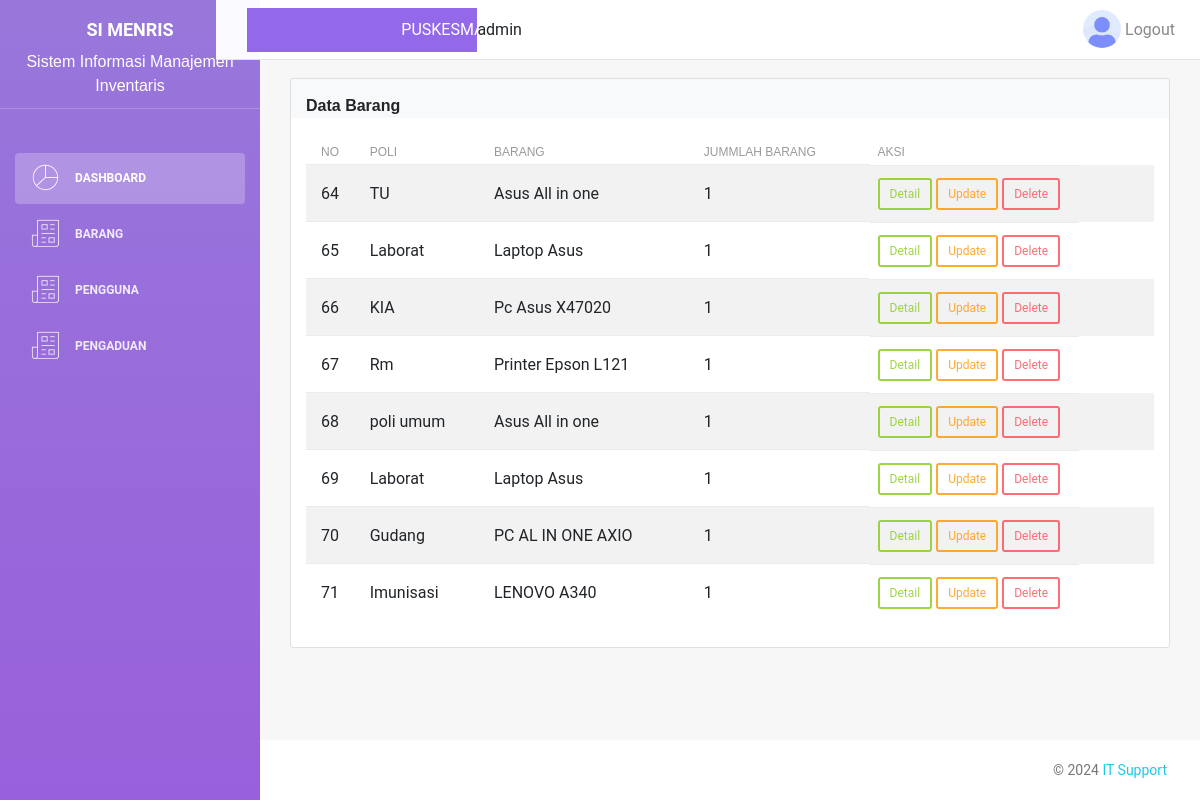
Page /barang/barang.php (signed in) on the committed database.
### tables this page shows
CREATE TABLE `barang` (
  `id_barang` int(30) NOT NULL,
  `id_poli` int(10) NOT NULL,
  `nama_barang` varchar(100) NOT NULL,
  `jumlah_barang` int(10) NOT NULL
);

CREATE TABLE `poli` (
  `id_poli` int(11) NOT NULL,
  `nama_poli` varchar(100) NOT NULL
);

### barang/barang.php (the view)
<?php
include_once __DIR__ . '/../config/config.php';
include_once __DIR__ . '/../layout/top_admin.php';
$result = mysqli_query($conn, "SELECT barang.id_barang, barang.id_poli, poli.nama_poli, barang.nama_barang, barang.jumlah_barang
FROM barang
INNER JOIN poli ON barang.id_poli = poli.id_poli;
");
?>
                <div class="main-panel">
                    <div class="content">
                        <div class="container-fluid">
                            <div class="row">
                                <div class="col-md-12 mt-5">
                                    <div class="card">
                                        <b><div class="card-header bg-light text-black ">
                                        Data Barang
                                            </div> </b>
                                        <div class="card-body">
                                        <table class="table table-hover table-striped " id="table-1">
                                        <thead>
                                            <tr>
                                            <th>No</th>
                                            <th>POli</th>
                                            <th>Barang</th>
                                            <th>Jummlah Barang</th>
                                            <th >Aksi</th>
                                            </tr>
                                        </thead>
                                        <tbody>
                                        <?php
                                        while ($data = mysqli_fetch_array($result)) :
                                        ?>
                                        <tr >
                                        <td><?= $data['id_barang'] ?></td>
                                        <td><?= $data['nama_poli'] ?></td>
                                        <td><?= $data['nama_barang'] ?></td>
                                        <td><?= $data['jumlah_barang'] ?></td>
                                        <td class="button-group">
                                        <a class='btn btn-sm btn-success mb-md-0  mr-1' href='detail.php'>Detail</a>
                                        <a class='btn btn-sm btn-warning mb-md-0  mr-1' href='edit.php?id=<?= $data["id"]; ?>'>Update</a>
                                        <a class='btn btn-sm btn-danger mb-md-0  mr-1' href='delete.php?id_barang=<?= $data["id_barang"]; ?>'>Delete</a>
                                        </td>
                                        </tr>
                                        <?php
                                        endwhile;
                                        ?>
                                        </tbody>
                                        </table>
                                        </div>
                                    </div>
                                </div>
                            </div>
                        </div>
                    </div>
                </div>
            <?php
            require_once '../layout/footer.php';
           ?>

### layout/top_admin.php (shortened to what this page needs)
<head>
    <link rel="stylesheet" href="https://maxcdn.bootstrapcdn.com/font-awesome/latest/css/font-awesome.min.css" />
    <link href="../assets/css/bootstrap.min.css" rel="stylesheet" />
    <link rel="stylesheet" href="../assets/css/light-bootstrap-dashboard.css">
    <link href="../assets/css/demo.css" rel="stylesheet" />
</head>
<?php
 require_once '../layout/navbar.php';
 require_once '../layout/sidebar_admin.php';
?>

### layout/navbar.php (shortened to what this page needs)
<nav class="navbar navbar-expand-lg  " color-on-scroll="500">
               <div class="container-fluid">
                   <div class="marquee">
                       <span class="marquee-text">PUSKESMAS KAMONING</span>
                    </div>
                    <div class="md-6">
                    <?php   echo htmlspecialchars($_SESSION ['username']);   ?>
                   </div>
                   <div class="collapse navbar-collapse justify-content-end" id="navigation">
                       <ul class="nav navbar-nav mr-auto">
                           <li class="nav-item">
                               <a href="#" class="nav-link" data-toggle="dropdown">
                               </a>
                           </li>
                       </ul>
                       <ul class="navbar-nav ml-auto">
                           <li class="nav-item">
                               <a class="nav-link" href="../logout.php">
                                 <img alt="image"  src="../assets/img/avatar-1.png" style="height: 38px;" class="rounded-circle mr-1">
                                 <div class="d-sm-none d-lg-inline-block">Logout</div>
                               </a>
                           </li>
                       </ul>
                   </div>
               </div>
           </nav>

### layout/sidebar_admin.php (shortened to what this page needs)
<div class="wrapper" >
         <div class="sidebar" data-image="../assets/img/sidebar-5.jpg">
            <div class="sidebar-wrapper">
                <?php
                include "../layout/judul_sidebar.php";
                ?>
                <ul class="nav">
                    <li class="nav-item active">
                        <a class="nav-link" href="../admin/dashboard.php">
                            <i class="nc-icon nc-chart-pie-35"></i>
                            <p>Dashboard</p>
                        </a>
                    </li>
                    <ul>
                        <li>
                            <a class="nav-link" href="#" onclick="toggleSubmenu(event)">
                                <i class="nc-icon nc-paper-2"></i>
                                    <p>Barang</p>
                            </a>
                    <ul>
                        <li>
                            <a class="nav-link" href="#" onclick="toggleSubmenu(event)">
                                <i class="nc-icon nc-paper-2"></i>
                                <p>Pengguna</p>
                            </a>
                        </li>
                    </ul>
                    <ul>
                        <li>
                            <a class="nav-link" href="#" onclick="toggleSubmenu(event)">
                                <i class="nc-icon nc-paper-2"></i>
                                <p>Pengaduan</p>
                            </a>
                        </li>
                    </ul>
                </ul>
            </div>
        </div>

### layout/judul_sidebar.php
<div class="logo">
    <a href="http://www.creative-tim.com" class="simple-text" style="font-weight: bold;">
        SI MENRIS
    </a>
    <center><spam>Sistem Informasi Manajemen Inventaris</spam><center>
</div>
<br>

### layout/footer.php (shortened to what this page needs)
<footer class="footer">
                <div class="container-fluid">
                    <nav>
                        <p class="copyright text-center">
                            ©
                            <a href=" ">IT Support</a>
                        </p>
                    </nav>
                </div>
            </footer>
       </div>

### layout/navbar.php (style rules this page uses)
.navbar { position: fixed; top: 0; width: 100%; z-index: 1000; height: 60px; width: 84%; left: 18%; right: 19%; }
.marquee { width: 30%; overflow: hidden; position: relative; background: #9368E9; padding: 10px 50; white-space: nowrap; }
.marquee-text { display: inline-block; padding-left: 80%; color: white; animation: marquee 10s linear infinite; }

### layout/sidebar_admin.php (style rules this page uses)
.sidebar { position: fixed; top: 0; left: 0; height: 100%; overflow-y: auto; }
ul { list-style-type: none; padding: 0; }

### layout/footer.php (style rules this page uses)
.footer { position: fixed; bottom: 0; width: 100%; }

### rows in the picture
barang: id_barang "64", id_poli.nama_poli "TU", nama_barang "Asus All in one", jumlah_barang "1"
barang: id_barang "65", id_poli.nama_poli "Laborat", nama_barang "Laptop Asus", jumlah_barang "1"
barang: id_barang "66", id_poli.nama_poli "KIA", nama_barang "Pc Asus X47020", jumlah_barang "1"
barang: id_barang "67", id_poli.nama_poli "Rm", nama_barang "Printer Epson L121", jumlah_barang "1"
barang: id_barang "68", id_poli.nama_poli "poli umum", nama_barang "Asus All in one", jumlah_barang "1"
barang: id_barang "69", id_poli.nama_poli "Laborat", nama_barang "Laptop Asus", jumlah_barang "1"
barang: id_barang "70", id_poli.nama_poli "Gudang", nama_barang "PC AL IN ONE AXIO", jumlah_barang "1"
barang: id_barang "71", id_poli.nama_poli "Imunisasi", nama_barang "LENOVO A340", jumlah_barang "1"

### other values in the picture
$_SESSION ['username'] "admin"
